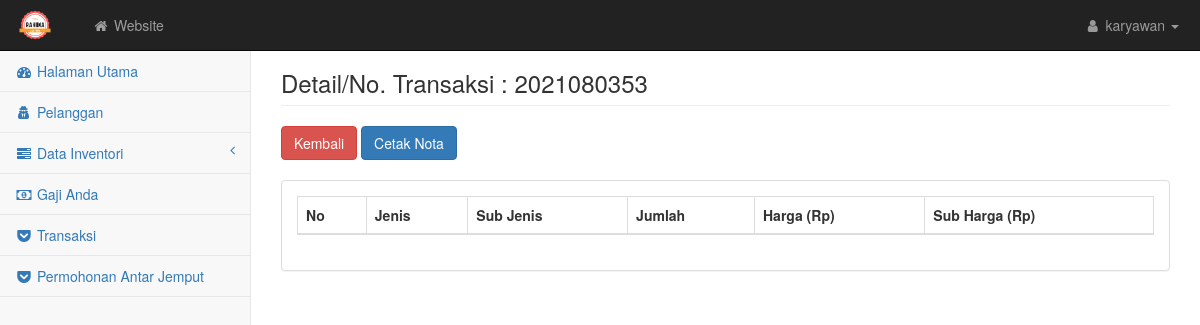
The page /karyawan/transaksi_detail.php?notransaksi=2021080353 on the database as committed earlier.
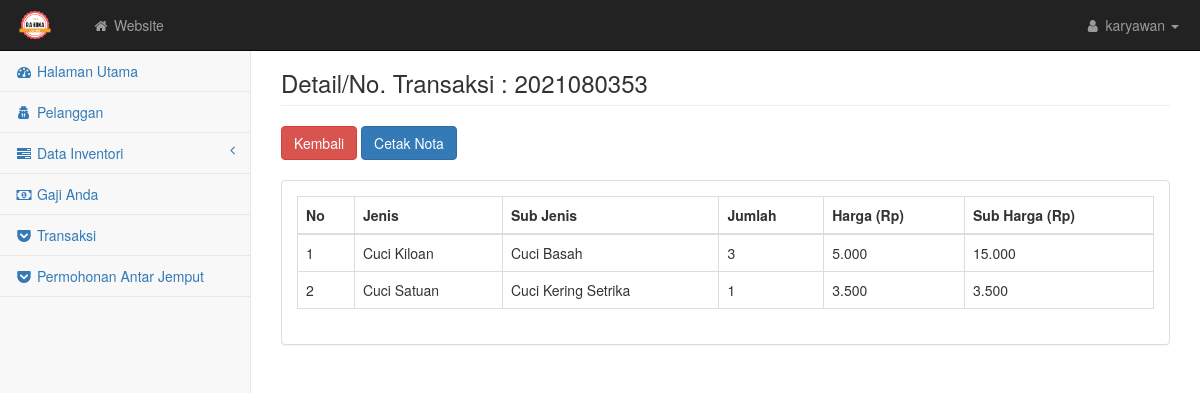
The same page on the database as committed later.
### tables this page shows
CREATE TABLE `detail` (
  `iddetail` int(5) NOT NULL,
  `notransaksi` varchar(15) NOT NULL,
  `jenisny` varchar(50) NOT NULL,
  `subjenisny` varchar(50) NOT NULL,
  `jumlah` int(5) NOT NULL,
  `hargany` float NOT NULL,
  `subharga` float NOT NULL
);

### karyawan/transaksi_detail.php (the view)
<?php require('atas.php'); error_reporting(0); $notransaksi = $_GET['notransaksi'];
  $detail = mysqli_query($kon, "SELECT * FROM detail WHERE notransaksi = '$notransaksi' ORDER BY jenisny ASC"); ?>
<div id="page-wrapper">
<div class="container-fluid">
    <div class="row">
        <div class="col-lg-12">
            <h3 class="page-header">Detail/No. Transaksi : <?= $notransaksi ?></h3>
            <button class="btn btn-danger" onclick="history.back()">Kembali</button>
            <button class="btn btn-primary"><a style="color:white; text-decoration: none;" href="../report/cetaknota.php?notransaksi=<?= $notransaksi ?>" target="_blank">Cetak Nota</a></button>
        </div>
    </div><br>
    <div class="row">
        <div class="col-lg-12">
            <div class="panel panel-default">
                <div class="panel-body">
                    <div class="table-responsive">
                        <table class="table table-bordered table-hover" id="dataTables-example">
                            <thead class="success">
                                <tr>
                                    <th>No</th>
                                    <th>Jenis</th>
                                    <th>Sub Jenis</th>
                                    <th>Jumlah</th>
                                    <th>Harga (Rp)</th>
                                    <th>Sub Harga (Rp)</th>
                                </tr>
                            </thead>
                            <tbody>
                                <?php $no=1;;
                                    while($data = mysqli_fetch_array($detail)){ ?>
                                        <tr class="odd gradeX">
                                                <td><?= $no++; ?></td>
                                                <td><?= $data['jenisny'] ?></td>
                                                <td><?= $data['subjenisny'] ?></td>
                                                <td><?= $data['jumlah'] ?></td>
                                                <td><?= number_format($data['hargany'],0,'.','.')  ?></td>
                                                <td><?= number_format($data['subharga'],0,'.','.')  ?></td>
                                            </tr>
                                    <?php } ?>
                            </tbody>
                        </table>
                    </div>
                </div>
            </div>
        </div>
    </div>
</div>
    </div>
<?php require('bawah.php') ?>

Rows that differ between the two databases and show on the page:
added detail: jenisny "Cuci Kiloan", subjenisny "Cuci Basah", jumlah "3", hargany "5.000", subharga "15.000"
added detail: jenisny "Cuci Satuan", subjenisny "Cuci Kering Setrika", jumlah "1", hargany "3.500", subharga "3.500"
